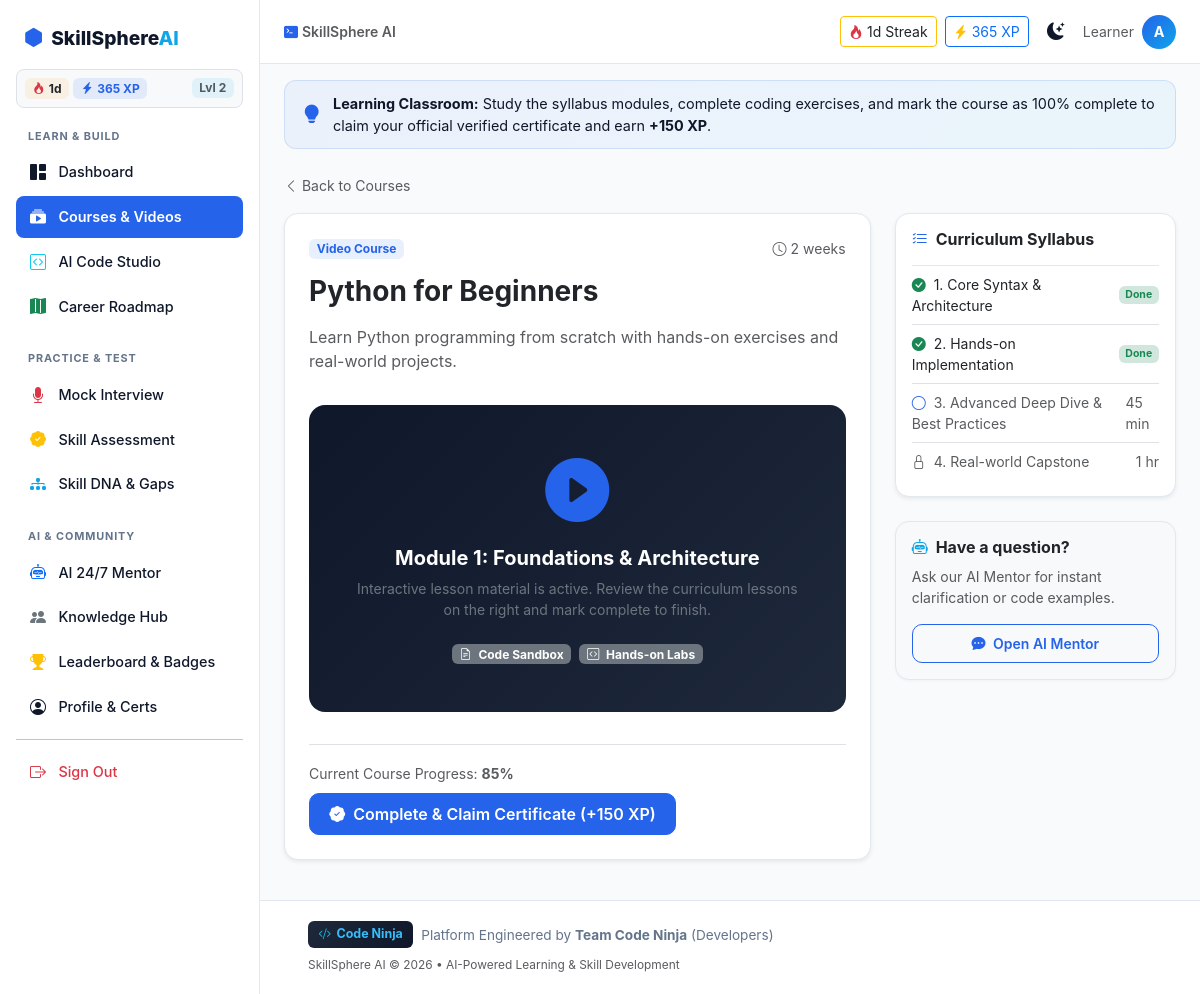
/learn/1 (signed in), run on the app's committed database.
### tables this page shows
CREATE TABLE user_gamification (
                id INTEGER PRIMARY KEY AUTOINCREMENT,
                user_id INTEGER UNIQUE NOT NULL,
                xp INTEGER DEFAULT 0,
                streak INTEGER DEFAULT 1,
                level INTEGER DEFAULT 1,
                last_active DATE,
                badges TEXT DEFAULT '["Welcome Explorer"]',
                FOREIGN KEY (user_id) REFERENCES users(id) ON DELETE CASCADE
            );

CREATE TABLE courses (
                id INTEGER PRIMARY KEY AUTOINCREMENT,
                title TEXT NOT NULL,
                description TEXT,
                type TEXT DEFAULT 'Video',
                duration TEXT DEFAULT '1 week',
                created_by INTEGER,
                created_at TIMESTAMP DEFAULT CURRENT_TIMESTAMP
            );

CREATE TABLE enrollments (
                id INTEGER PRIMARY KEY AUTOINCREMENT,
                user_id INTEGER NOT NULL,
                course_id INTEGER NOT NULL,
                progress INTEGER DEFAULT 0,
                enrolled_at TIMESTAMP DEFAULT CURRENT_TIMESTAMP,
                FOREIGN KEY (user_id) REFERENCES users(id) ON DELETE CASCADE,
                FOREIGN KEY (course_id) REFERENCES courses(id) ON DELETE CASCADE
            );

### app.py (the view)
@app.route("/learn/<int:course_id>")
@login_required
def learn(course_id):
    course = run_query("SELECT * FROM courses WHERE id = %s", (course_id,), fetchone=True)
    if not course:
        flash("Course not found.", "danger")
        return redirect(url_for("courses"))
    enrollment = run_query(
        "SELECT * FROM enrollments WHERE user_id = %s AND course_id = %s",
        (session["user_id"], course_id), fetchone=True,
    )
    if not enrollment:
        run_query(
            "INSERT INTO enrollments (user_id, course_id, progress) VALUES (%s, %s, 0)",
            (session["user_id"], course_id), commit=True,
        )
        enrollment = {"progress": 0}
    return render_template("learning.html", course=course, enrollment=enrollment)

### app.py (called while the page is built, shortened)
def get_db():
    conn = sqlite3.connect(str(DB_FILE))
    conn.row_factory = sqlite3.Row
    return conn, "sqlite"

def get_gamification(user_id):
    g = run_query("SELECT * FROM user_gamification WHERE user_id = %s", (user_id,), fetchone=True)
    if g and isinstance(g.get("badges"), str):
        try:
            g["badges_list"] = json.loads(g["badges"])
        except Exception:
            g["badges_list"] = ["Welcome Explorer"]
    else:
        g["badges_list"] = ["Welcome Explorer"]
    return g

def login_required(view):
    @wraps(view)
    def wrapped(*args, **kwargs):
        if "user_id" not in session:
            flash("Please log in to continue.", "warning")
            return redirect(url_for("login"))
        return view(*args, **kwargs)
    return wrapped

@app.context_processor
def inject_gamification():
    if "user_id" in session:
        g = get_gamification(session["user_id"])
        return {
            "user_xp": g.get("xp", 0) if g else 0,
            "user_streak": g.get("streak", 1) if g else 1,
            "user_level": g.get("level", 1) if g else 1,
            "user_badges": g.get("badges_list", []) if g else [],
        }
    return {}

### templates/learning.html (shortened to what this page needs)
{% extends "base.html" %}
{% block content %}
<div class="page-guide-banner">
    <i class="bi bi-lightbulb-fill"></i>
    <div>
        <strong>Learning Classroom:</strong> Study the syllabus modules, complete coding exercises, and mark the course as 100% complete to claim your official verified certificate and earn <strong>+150 XP</strong>.
    </div>
</div>
<div class="mb-3">
    <a href="{{ url_for('courses') }}" class="text-muted small text-decoration-none">
        <i class="bi bi-chevron-left"></i> Back to Courses
    </a>
</div>
<div class="row g-4">
    <div class="col-lg-8">
        <div class="card p-4 mb-4 shadow-sm">
            <div class="d-flex justify-content-between align-items-center mb-3">
                <span class="badge bg-primary-soft text-primary-brand">{{ course.type }} Course</span>
                <span class="text-muted small"><i class="bi bi-clock me-1"></i>{{ course.duration }}</span>
            </div>
            <h3 class="fw-bold mb-3">{{ course.title }}</h3>
            <p class="text-muted">{{ course.description }}</p>
            <div class="rounded-4 p-5 text-center text-white my-3 d-flex flex-column align-items-center justify-content-center" style="min-height: 280px; background: linear-gradient(135deg, #0F172A, #1E293B);">
                <i class="bi bi-play-circle-fill text-primary-brand display-3 mb-3"></i>
                <h5 class="fw-bold">Module 1: Foundations & Architecture</h5>
                <p class="text-secondary small max-w-md">Interactive lesson material is active. Review the curriculum lessons on the right and mark complete to finish.</p>
                <div class="d-flex gap-2 mt-2">
                    <span class="badge bg-secondary"><i class="bi bi-file-earmark-text me-1"></i> Code Sandbox</span>
                    <span class="badge bg-secondary"><i class="bi bi-code-square me-1"></i> Hands-on Labs</span>
                </div>
            </div>
            <div class="d-flex justify-content-between align-items-center mt-3 pt-3 border-top flex-wrap gap-2">
                <div>
                    <span class="small text-muted">Current Course Progress: <strong>{{ enrollment.progress }}%</strong></span>
                </div>
                <div>
                    {% if enrollment.progress < 100 %}
                    <form action="{{ url_for('learn_complete', course_id=course.id) }}" method="POST">
                        <button type="submit" class="btn btn-brand">
                            <i class="bi bi-patch-check-fill me-1"></i> Complete & Claim Certificate (+150 XP)
                        </button>
                    </form>
                    {% else %}
                    <a href="{{ url_for('profile') }}" class="btn btn-success">
                        <i class="bi bi-award-fill me-1"></i> View Issued Certificate
                    </a>
                    {% endif %}
                </div>
            </div>
        </div>
    </div>
    <div class="col-lg-4">
        <div class="card p-3 mb-4 shadow-sm">
            <h6 class="fw-bold mb-3"><i class="bi bi-list-check me-2 text-primary-brand"></i>Curriculum Syllabus</h6>
            <div class="list-group list-group-flush small">
                <div class="list-group-item d-flex justify-content-between align-items-center px-0">
                    <span><i class="bi bi-check-circle-fill text-success me-2"></i>1. Core Syntax & Architecture</span>
                    <span class="badge bg-success-subtle text-success">Done</span>
                </div>
                <div class="list-group-item d-flex justify-content-between align-items-center px-0">
                    <span><i class="bi bi-check-circle-fill text-success me-2"></i>2. Hands-on Implementation</span>
                    <span class="badge bg-success-subtle text-success">Done</span>
                </div>
                <div class="list-group-item d-flex justify-content-between align-items-center px-0 text-muted">
                    <span><i class="bi bi-circle me-2 text-primary-brand"></i>3. Advanced Deep Dive & Best Practices</span>
                    <span>45 min</span>
                </div>
                <div class="list-group-item d-flex justify-content-between align-items-center px-0 text-muted">
                    <span><i class="bi bi-lock me-2"></i>4. Real-world Capstone</span>
                    <span>1 hr</span>
                </div>
            </div>
        </div>
        <div class="card p-3 bg-body-tertiary">
            <h6 class="fw-bold mb-2"><i class="bi bi-robot me-2 text-accent"></i>Have a question?</h6>
            <p class="small text-muted mb-3">Ask our AI Mentor for instant clarification or code examples.</p>
            <a href="{{ url_for('mentor') }}" class="btn btn-outline-brand btn-sm w-100">
                <i class="bi bi-chat-dots-fill me-1"></i> Open AI Mentor
            </a>
        </div>
    </div>
</div>
{% endblock %}

### templates/base.html (shortened to what this page needs)
<!DOCTYPE html>
<html lang="en" data-bs-theme="light">
<head>
<link href="https://cdn.jsdelivr.net/npm/bootstrap@5.3.3/dist/css/bootstrap.min.css" rel="stylesheet">
<link rel="stylesheet" href="https://cdn.jsdelivr.net/npm/bootstrap-icons@1.11.3/font/bootstrap-icons.css">
<link rel="stylesheet" href="{{ url_for('static', filename='style.css') }}">
</head>
<body class="{% if session.user_id %}has-sidebar{% endif %}">
{% if session.user_id %}
<div class="sidebar" id="sidebar">
    <div class="sidebar-brand">
        <i class="bi bi-hexagon-fill text-primary-brand"></i>
        <span>SkillSphere<span class="text-accent">AI</span></span>
    </div>
    <div class="px-2 py-2 mb-2 rounded-3 bg-body-tertiary border d-flex align-items-center justify-content-between">
        <div class="d-flex align-items-center gap-1">
            <span class="badge bg-warning-soft text-dark fw-bold"><i class="bi bi-fire text-danger me-1"></i>{{ user_streak or 1 }}d</span>
            <span class="badge bg-primary-soft text-primary-brand fw-bold"><i class="bi bi-lightning-charge-fill me-1"></i>{{ user_xp or 100 }} XP</span>
        </div>
        <span class="badge bg-secondary-soft text-muted small">Lvl {{ user_level or 1 }}</span>
    </div>
    <nav class="sidebar-nav">
        <div class="nav-category-header">Learn & Build</div>
        <a href="{{ url_for('dashboard') }}" class="{{ 'active' if request.endpoint == 'dashboard' }}">
            <i class="bi bi-grid-1x2-fill"></i> Dashboard
        </a>
        <a href="{{ url_for('courses') }}" class="{{ 'active' if request.endpoint in ['courses','learn'] }}">
            <i class="bi bi-collection-play-fill text-primary"></i> Courses & Videos
        </a>
        <a href="{{ url_for('code_studio') }}" class="{{ 'active' if request.endpoint == 'code_studio' }}">
            <i class="bi bi-code-square text-info"></i> AI Code Studio
        </a>
        <a href="{{ url_for('roadmap') }}" class="{{ 'active' if request.endpoint == 'roadmap' }}">
            <i class="bi bi-map-fill text-success"></i> Career Roadmap
        </a>
        <div class="nav-category-header mt-2">Practice & Test</div>
        <a href="{{ url_for('interview') }}" class="{{ 'active' if request.endpoint == 'interview' }}">
            <i class="bi bi-mic-fill text-danger"></i> Mock Interview
        </a>
        <a href="{{ url_for('assessment') }}" class="{{ 'active' if request.endpoint == 'assessment' }}">
            <i class="bi bi-patch-check-fill text-warning"></i> Skill Assessment
        </a>
        <a href="{{ url_for('skills') }}" class="{{ 'active' if request.endpoint == 'skills' }}">
            <i class="bi bi-diagram-3-fill text-accent"></i> Skill DNA & Gaps
        </a>
        <div class="nav-category-header mt-2">AI & Community</div>
        <a href="{{ url_for('mentor') }}" class="{{ 'active' if request.endpoint == 'mentor' }}">
            <i class="bi bi-robot text-primary"></i> AI 24/7 Mentor
        </a>
        <a href="{{ url_for('hub') }}" class="{{ 'active' if request.endpoint == 'hub' }}">
            <i class="bi bi-people-fill text-secondary"></i> Knowledge Hub
        </a>
        <a href="{{ url_for('leaderboard') }}" class="{{ 'active' if request.endpoint == 'leaderboard' }}">
            <i class="bi bi-trophy-fill text-warning"></i> Leaderboard & Badges
        </a>
        <a href="{{ url_for('profile') }}" class="{{ 'active' if request.endpoint == 'profile' }}">
            <i class="bi bi-person-circle"></i> Profile & Certs
        </a>
        <hr class="my-2">
        <a href="{{ url_for('logout') }}" class="text-danger">
            <i class="bi bi-box-arrow-right"></i> Sign Out
        </a>
    </nav>
</div>
{% endif %}
<header class="topbar {% if session.user_id %}with-sidebar{% endif %}">
    <div class="d-flex align-items-center gap-2">
        {% if session.user_id %}
        <span class="d-none d-md-inline-block text-muted small fw-semibold">
            <i class="bi bi-terminal-fill text-primary-brand me-1"></i>SkillSphere AI
        </span>
        {% endif %}
    </div>
    <div class="d-flex align-items-center gap-2">
        {% if session.user_id %}
        <a href="{{ url_for('leaderboard') }}" class="btn btn-sm btn-outline-warning text-dark border-warning d-none d-sm-inline-flex align-items-center gap-1 text-decoration-none">
            <i class="bi bi-fire text-danger"></i> {{ user_streak or 1 }}d Streak
        </a>
        <a href="{{ url_for('leaderboard') }}" class="btn btn-sm btn-outline-primary d-none d-sm-inline-flex align-items-center gap-1 text-decoration-none">
            <i class="bi bi-lightning-charge-fill text-warning"></i> {{ user_xp or 100 }} XP
        </a>
        {% endif %}
        <button class="btn btn-icon" id="themeToggle" title="Toggle dark mode">
            <i class="bi bi-moon-stars-fill" id="themeIcon"></i>
        </button>
        {% if not session.user_id %}
            <a href="{{ url_for('demo_login', role='learner') }}" class="btn btn-brand btn-sm d-none d-sm-inline-block">1-Click Demo</a>
            <a href="{{ url_for('login') }}" class="btn btn-outline-brand btn-sm">Login</a>
            <a href="{{ url_for('register') }}" class="btn btn-brand btn-sm">Register</a>
        {% else %}
            <span class="d-none d-sm-inline text-muted small">{{ session.role }}</span>
            <a href="{{ url_for('profile') }}" class="avatar-badge text-decoration-none">{{ session.name[0]|upper }}</a>
        {% endif %}
    </div>
</header>
<main class="{% if session.user_id %}with-sidebar{% endif %}">
    <div class="container-fluid px-3 px-md-4 py-3">
        {% block content %}{% endblock %}
    </div>
</main>
<footer class="code-ninja-footer {% if session.user_id %}with-sidebar{% endif %}">
    <div class="container-fluid px-3 px-md-4 d-flex justify-content-between align-items-center flex-wrap gap-2">
        <div class="d-flex align-items-center gap-2">
            <span class="code-ninja-badge"><i class="bi bi-code-slash text-info"></i> Code Ninja</span>
            <span>Platform Engineered by <strong>Team Code Ninja</strong> (Developers)</span>
        </div>
        <div class="text-muted small">
            <span>SkillSphere AI &copy; 2026 • AI-Powered Learning & Skill Development</span>
        </div>
    </div>
</footer>
</body>
</html>

### data on the page
user_gamification: xp "365"
courses: type "Video", duration "2 weeks", title "Python for Beginners", description "Learn Python programming from scratch with hands-on exercises and real-world projects."
enrollments: progress "85"

### other printed values
{{ user_streak or 1 }} "1"
{{ user_level or 1 }} "2"
{{ session.role }} "Learner"
{{ session.name[0]|upper }} "A"
